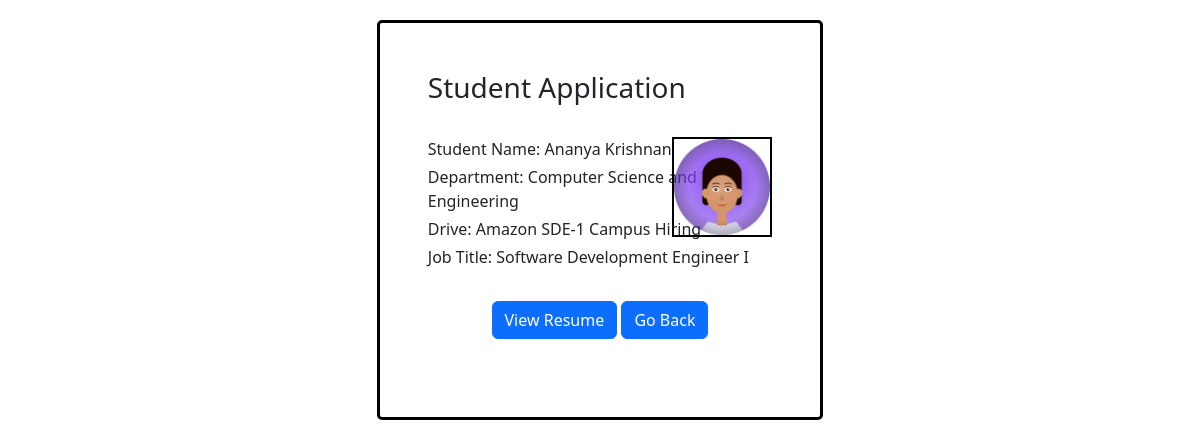
The app's page /admin/sapp_details/6 (signed in) with its own data.
### application/models.py (models this page shows)
class Student(db.Model):
    id = db.Column(db.Integer(),primary_key = True)
    name = db.Column(db.String(),nullable = False)
    email = db.Column(db.String(),unique = True, nullable = False)
    password = db.Column(db.String(),nullable= False)
    cgpa = db.Column(db.Float(),nullable = False)
    department = db.Column(db.String(),nullable = False)
    blacklist = db.Column(db.Boolean(),default = False)
    resume = db.Column(db.String())
    pfp = db.Column(db.String())

class Drive(db.Model):
    id = db.Column(db.Integer(),primary_key = True)
    name = db.Column(db.String(),nullable = False)
    company_id = db.Column(db.Integer(),db.ForeignKey("company.id", ondelete="CASCADE"),nullable = False)
    title = db.Column(db.String(),nullable = False)
    salary = db.Column(db.String(50), nullable=False)
    description = db.Column(db.String(),nullable = False)
    location = db.Column(db.String(100), nullable=False)
    cgpa_criteria = db.Column(db.Float(),nullable = False)
    deadline = db.Column(db.Date(),nullable = False)
    status = db.Column(db.String(),default = "pending") #pending, approved, closed
    company =db.relationship('Company', backref='drives')

### application/controllers.py (the view)
@app.route('/admin/sapp_details/<int:student_id>', methods=['GET', 'POST'])
def Admin_Student_Details(student_id):
    if 'role' in session and session['role'] == 'admin':
        student = Student.query.get(student_id)
        if not student:
            return render_template('error.html'), 404
        applications = Application.query.filter_by(student_id=student_id).all()
        return render_template('admin/sapp_admin.html', student = student, student_name=student.name, applications=applications)
    else:
        return redirect('/login')

### templates/admin/sapp_admin.html (shortened to what this page needs)
<!DOCTYPE html>
<html lang="en">
<head>
    <link rel="stylesheet" href="/static/styles.css">
    <link href="https://cdn.jsdelivr.net/npm/bootstrap@5.2.3/dist/css/bootstrap.min.css" rel="stylesheet"
>
</head>
<body>
    <div id="main" class="container">
        <div class="canvas p-5">
            <div class="pb-3">
                <h3>Student Application</h3><br>
                <div class="student-head">
                    <div class="student-info">
                        <p class="mb-1">Student Name: {{student_name}}</p>
                        <p class="mb-1">Department: {{student.department}}</p>
                    </div>
                    <img src="/static/student-pfp/{{student.pfp}}" alt="Student PFP" class="student-photo">
                </div>
                <p class="mb-1">Drive: {% if applications %}{{applications[0].drive.name}}{% else %}N/A{% endif %}</p>
                <p>Job Title: {% if applications %}{{applications[0].drive.title}}{% else %}N/A{% endif %}</p>
            </div>
            <div style="text-align: center;"><a class="btn btn-primary" href="/static/resumes/{{student.resume}}" role="button">View Resume</a>
                <a class="btn btn-primary" href="/admin#sapp" role="button">Go Back</a></div>
        </div>
    </div>
</body>
</html>

### static/styles.css (style rules this page uses)
.canvas { width:40%; margin: auto; margin-top: 20px; border:3px solid black; border-radius: 5px; min-height: 50vh; }
.student-head { position: relative; }
.student-photo { border: 2px solid black; position: absolute; right: 0px; top: 0; width: 100px; height: 100px; }

### records on screen
Student: name "Ananya Krishnan", department "Computer Science and Engineering", pfp (picture)
Drive: name "Amazon SDE-1 Campus Hiring", title "Software Development Engineer I"
